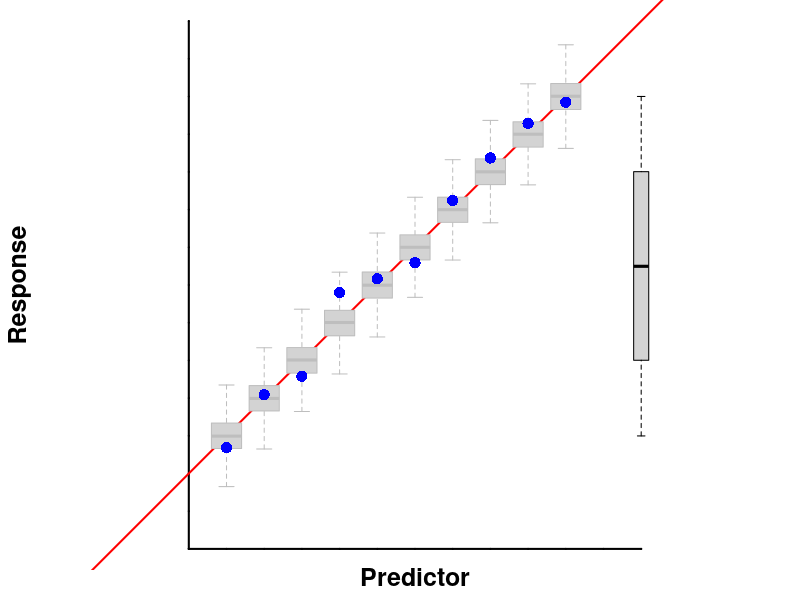
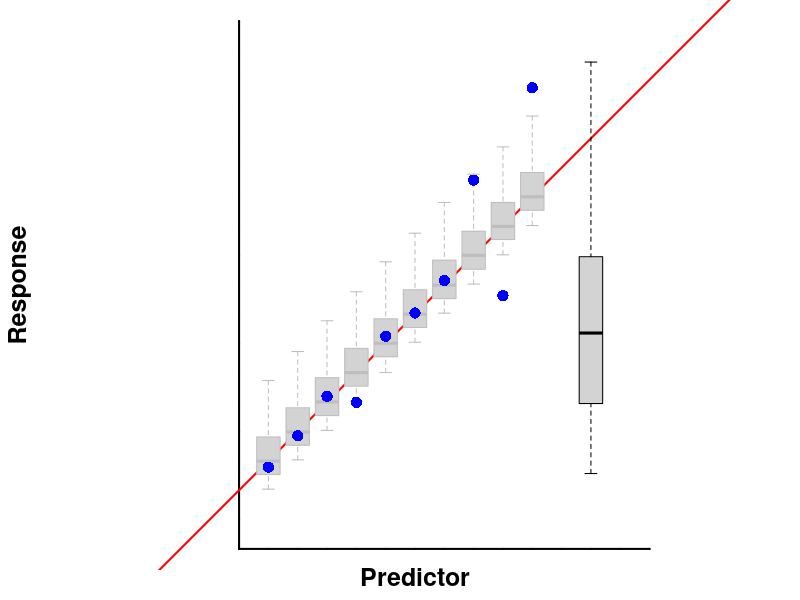

Write the R code that produced these figures, in order.

##equal spread
set.seed(1)
old_par<- par(mar=c(1.5,1.5,0,0))
x <- seq(1,10,by=1)
y <- replicate(1,rnorm(10,x,.5))
yy <- x
plot(x,y, asp=1,axes=F, xlab="", ylab="", lwd=2, xlim=c(0,12),type="n",ylim=c(-2,12),pch=16, cex=1.5)
axis(1, tick=T,tcl=0,lab=F,pos=-2,cex.axis=1, lwd=2, at=seq(0,12,b=1))
mtext("Predictor",1, font=2,cex=1.5)
axis(2, tick=T,tcl=0,lab=F,pos=0,cex.axis=1, lwd=2,at=seq(-2,12,b=1))
mtext("Response",2, font=2,cex=1.5)
l <- lm(yy~x)
abline(l, col="red",lty=1, lwd=2)
y1 <- replicate(1,rnorm(10000,1,.5))
y2 <- replicate(1,rnorm(10000,2,.5))
y3 <- replicate(1,rnorm(10000,3,.5))
y4 <- replicate(1,rnorm(10000,4,.5))
y5 <- replicate(1,rnorm(10000,5,.5))
y6 <- replicate(1,rnorm(10000,6,.5))
y7 <- replicate(1,rnorm(10000,7,.5))
y8 <- replicate(1,rnorm(10000,8,.5))
y9 <- replicate(1,rnorm(10000,9,.5))
y10 <- replicate(1,rnorm(10000,10,.5))
yyy<-cbind(y1,y2,y3,y4,y5,y6,y7,y8,y9,y10)
yy <- apply(yyy,2,mean)
boxplot(yyy, outline=F,add=T, axes=F, border="gray")
points(x,y,col="blue", pch=16, cex=1.5)
boxplot(yy, outline=F,add=T, at=12,axes=F, border="black")
par(old_par)

if(1==2){
#residual plot
old_par<- par(mar=c(1.5,1.5,0,0))
resid <- l$resid
#y <- replicate(1,rnorm(10,x,2))
#yy <- x
plot(py,resid, axes=F, xlab="", ylab="", lwd=2, xlim=c(0,14),type="n",ylim=c(-4,4),pch=16, cex=1.5)
axis(1, tick=T,tcl=0,lab=F,pos=-4,cex.axis=1, lwd=2, at=seq(0,14,b=1))
mtext("Predicted (expected) value",1, font=2,cex=1.5)
axis(2, tick=T,tcl=0,lab=F,pos=0,cex.axis=1, lwd=2,at=seq(-4,4,b=1))
mtext("Residual",2, font=2,cex=1.5)
points(py,resid,col="blue", pch=16, cex=1.5)
#boxplot(y, outline=F,add=T, at=12,axes=F, border="black")
lines(c(0,14),c(0,0), lty=2)
par(old_par)


#skewed
old_par<- par(mar=c(1.5,1.5,0,0))
x <- seq(1,10,by=1)
y <- c(1.1,1.7,3.7,3.5,6,5.2,8.6,7.1,11.1,8)
yy <- x
plot(x,y, asp=1,axes=F, xlab="", ylab="", lwd=2, xlim=c(0,14),type="n",ylim=c(-2,14),pch=16, cex=1.5)
axis(1, tick=T,tcl=0,lab=F,pos=-2,cex.axis=1, lwd=2, at=seq(0,14,b=1))
mtext("Predictor",1, font=2,cex=1.5)
axis(2, tick=T,tcl=0,lab=F,pos=0,cex.axis=1, lwd=2,at=seq(-2,14,b=1))
mtext("Response",2, font=2,cex=1.5)
l <- lm(y~x)
abline(l, col="red",lty=1, lwd=2)
y1 <- replicate(1,rnorm(10000,1,.1))
y2 <- replicate(1,rnorm(10000,2,.2))
y3 <- replicate(1,rnorm(10000,3,.3))
y4 <- replicate(1,rnorm(10000,4,.4))
y5 <- replicate(1,rnorm(10000,5,.5))
y6 <- replicate(1,rnorm(10000,6,.6))
y7 <- replicate(1,rnorm(10000,7,.7))
y8 <- replicate(1,rnorm(10000,8,.8))
y9 <- replicate(1,rnorm(10000,9,.9))
y10 <- replicate(1,rnorm(10000,10,1))
#points(rep(x,times=10),replicate(10,rnorm(10,x,1)), col="gray",pch=16)
#boxplot(y1,y2,y3,y4,y5,y6,y7,y8,y9,y10, outline=F,add=T, axes=F, border="black")
#boxplot(y1,y2,y3,y4,y5,y6,y7,y8,y9,y10, outline=F,add=T, axes=F, border="gray")
points(x,y,col="blue", pch=16, cex=1.5)
boxplot(y, outline=F,add=T, at=12,axes=F, border="black")
py<-(l$coef[2]*x)+l$coef[1]
segments(x,y,x,(l$coef[2]*x)+l$coef[1], lwd=2,col="black", lty=3)
par(old_par)


#requires above one first
windows(height=4,width=4)
old_par<- par(mar=c(1.5,1.5,0,0))
resid <- l$resid
#y <- replicate(1,rnorm(10,x,2))
#yy <- x
plot(py,resid, axes=F, xlab="", ylab="", lwd=2, xlim=c(0,14),type="n",ylim=c(-4,4),pch=16, cex=1.5)
axis(1, tick=T,tcl=0,lab=F,pos=-4,cex.axis=1, lwd=2, at=seq(0,14,b=1))
mtext("Predicted (expected) value",1, font=2,cex=1.5)
axis(2, tick=T,tcl=0,lab=F,pos=0,cex.axis=1, lwd=2,at=seq(-4,4,b=1))
mtext("Residual",2, font=2,cex=1.5)
points(py,resid,col="blue", pch=16, cex=1.5)
#boxplot(y, outline=F,add=T, at=12,axes=F, border="black")
lines(c(0,14),c(0,0), lty=2)
lines(c(0,14),c(0,4), col="red",lty=2)
lines(c(0,14),c(0,-4), col="red",lty=2)

par(old_par)
}

set.seed(3)
old_par<- par(mar=c(1.5,1.5,0,0))
x <- seq(1,10,by=1)
y <- replicate(1,rlnorm(10,log(x),.5^2))
yy <- x
plot(x,y, asp=1,axes=F, xlab="", ylab="", lwd=2, xlim=c(0,12),type="n",ylim=c(-2,16),pch=16, cex=1.5)
axis(1, tick=T,tcl=0,lab=F,pos=-2,cex.axis=1, lwd=2, at=seq(0,14,b=1))
mtext("Predictor",1, font=2,cex=1.5)
axis(2, tick=T,tcl=0,lab=F,pos=0,cex.axis=1, lwd=2,at=seq(-2,16,b=1))
mtext("Response",2, font=2,cex=1.5)
l <- lm(yy~x)
abline(l, col="red",lty=1, lwd=2)
y1 <- replicate(1,rlnorm(10000,log(1),.95^2))
y2 <- replicate(1,rlnorm(10000,log(1),.95^2))+1
y3 <- replicate(1,rlnorm(10000,log(1),.95^2))+2
y4 <- replicate(1,rlnorm(10000,log(1),.95^2))+3
y5 <- replicate(1,rlnorm(10000,log(1),.95^2))+4
y6 <- replicate(1,rlnorm(10000,log(1),.95^2))+5
y7 <- replicate(1,rlnorm(10000,log(1),.95^2))+6
y8 <- replicate(1,rlnorm(10000,log(1),.95^2))+7
y9 <- replicate(1,rlnorm(10000,log(1),.95^2))+8
y10 <- replicate(1,rlnorm(10000,log(1),.95^2))+9
yyy<-cbind(y1,y2,y3,y4,y5,y6,y7,y8,y9,y10)
boxplot(yyy, outline=F,add=T, axes=F, border="gray")
#points(rep(x,times=10),replicate(10,rnorm(10,x,1)), col="gray",pch=16)
#boxplot(y1,y2,y3,y4,y5,y6,y7,y8,y9,y10, outline=F,add=T, axes=F, border="black")
points(x,y,col="blue", pch=16, cex=1.5)
boxplot(rlnorm(1000,log(x),.5^2), outline=F,add=T, at=12,axes=F, border="black", width=2)

par(old_par)
